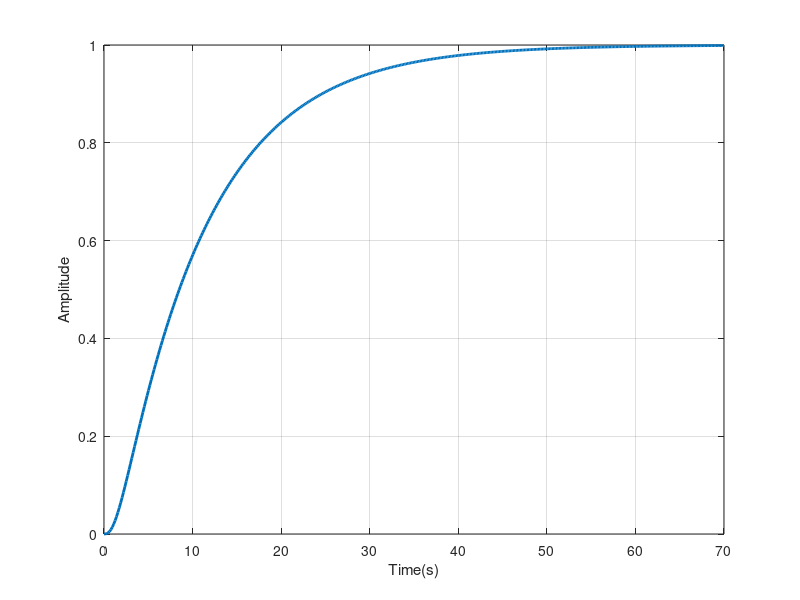

Source code (MATLAB): (Note: this script raises an error after producing the figure.)
close all;
clear all;
num=[1];
den=[5 15.5 11.5 1];
sys=tf(num,den);
[y,t] =step(sys);
plot(t,y,'LineWidth',2); grid on; xlabel('Time(s)'); ylabel('Amplitude');

hold on;
[GM, PM, Pcf, Gcf] = margin(Gp);
K = GM; % gain at which sys is marginally stable
T = 2*pi/Pcf; % time period of sustained oscillations

%P-Controller
Kp=0.5*K;
cont=pid(Kp);
cl_sys=feedback(sys*cont,1);
[y,t] =step(cl_sys);
plot(t,y,'LineWidth',2); grid on; xlabel('Time(s)'); ylabel('Amplitude');

%PI-Controller
Kp=0.4*K;
Ki=Kp/(0.8*T);
cont=pid(Kp,Ki);
cl_sys=feedback(sys*cont,1);
[y,t] =step(cl_sys);
plot(t,y,'LineWidth',2); grid on; xlabel('Time(s)'); ylabel('Amplitude');

%PID-Controller
Kp=0.6*K;
Ki=Kp/(0.5*T);
Kd=Kp*0.12*T;
cont=pid(Kp,Ki,Kd);
cl_sys=feedback(sys*cont,1);
[y,t] =step(cl_sys);
plot(t,y,'LineWidth',2); grid on; xlabel('Time(s)'); ylabel('Amplitude');
